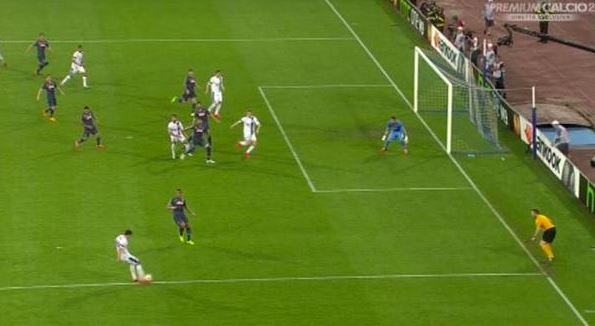
#> input picture Offside1.jpg, 595 x 326 px
$ python sift_features.py
#> lines starting #> are read from the running program, lines starting #| are printed output that depends on the picture
import cv2
import numpy as numpy

img = cv2.imread('Offside1.jpg')
#> img is the input picture: shape (326, 595, 3); mean B, G, R 36.6, 123.2, 96.4
gray = cv2.cvtColor(img, cv2.COLOR_BGR2GRAY)
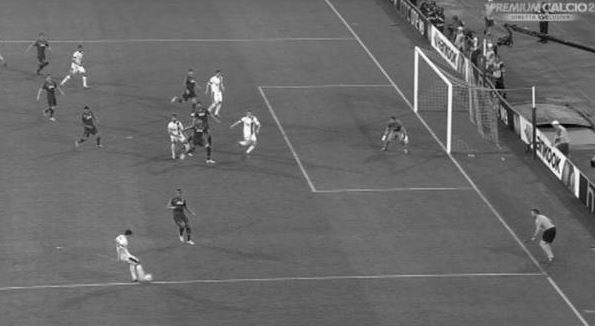
#> gray: shape (326, 595); min 0, max 254, mean 105.3

sift = cv2.xfeatures2d.SIFT_create()

(kps, descs) = sift.detectAndCompute(gray, None)
#> kps = 920 keypoints; strongest (x, y, size): (532, 146, 2), (490, 45, 2.5), (537, 140, 1.9), (460, 28, 2.3)
print ("# kps: {}, descriptors: {}".format(len(kps), descs.shape))
#| # kps: 920, descriptors: (920, 128)


img = cv2.drawKeypoints(gray, kps, img)
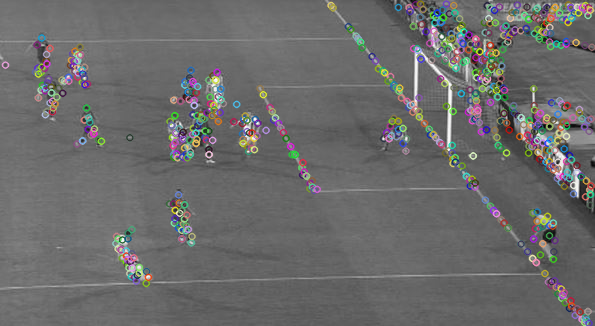
#> img: shape (326, 595, 3); mean B, G, R 106.3, 106.6, 106.8
cv2.imwrite('Offside1_sift_keypoints.jpg',img)

cv2.imshow('Offside1_sift_keypoints.jpg', img)

bf = cv2.BFMatcher(cv2.NORM_HAMMING, crossCheck = True)
#> (the run stopped early here; a loop or call above may not have finished)

$ run again, with Offside10.jpg copied over Offside1.jpg
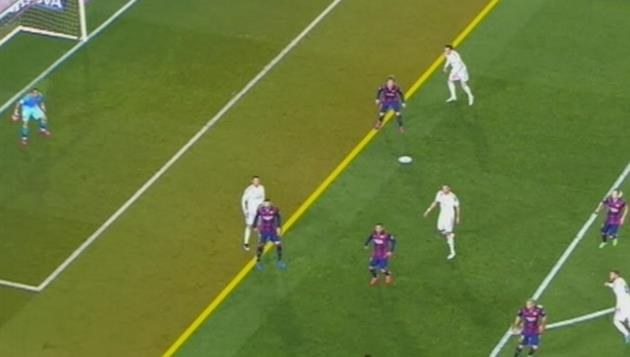
#> input picture Offside10.jpg, 630 x 357 px
#> img is the input picture: shape (357, 630, 3); mean B, G, R 54.1, 120.6, 102.3
#> `gray = cv2.cvtColor(img, cv2.COLOR_BGR2GRAY)`:
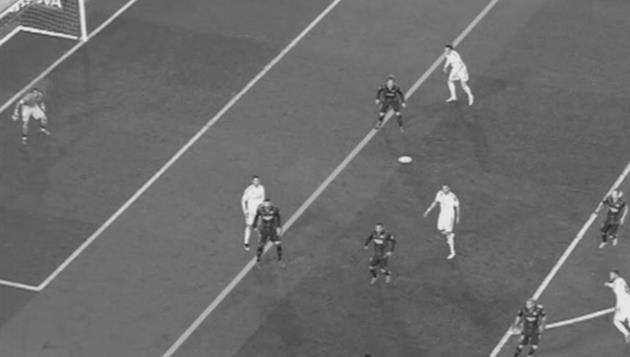
#> gray: shape (357, 630); min 35, max 242, mean 107.6
#> kps = 693 keypoints; strongest (x, y, size): (405, 159, 5.2), (254, 198, 16.2), (447, 204, 16.8), (445, 221, 11.8)
#| # kps: 693, descriptors: (693, 128)
#> `img = cv2.drawKeypoints(gray, kps, img)`:
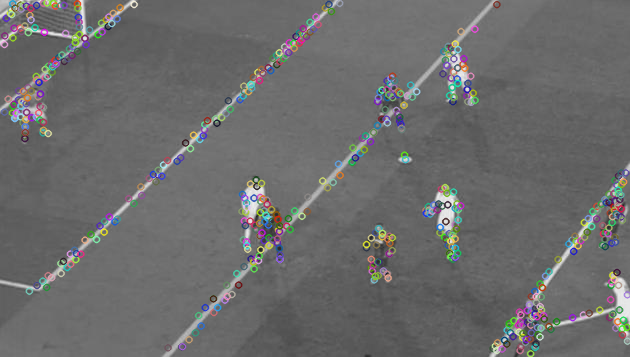
#> img: shape (357, 630, 3); mean B, G, R 107.5, 107.6, 107.5

$ run again, with Offside2.jpg copied over Offside1.jpg
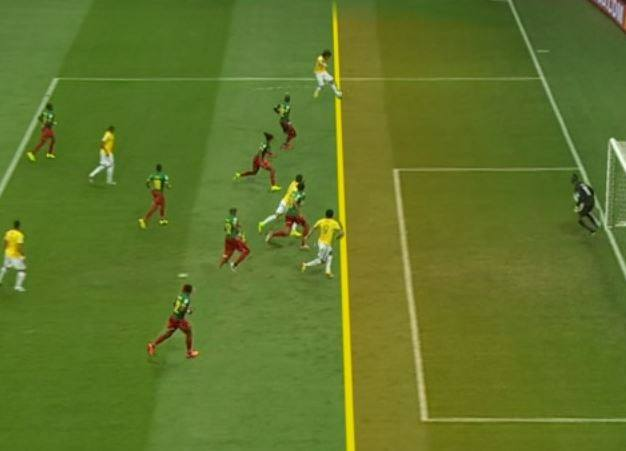
#> input picture Offside2.jpg, 626 x 451 px
#> img is the input picture: shape (451, 626, 3); mean B, G, R 41.2, 117.4, 96.2
#> `gray = cv2.cvtColor(img, cv2.COLOR_BGR2GRAY)`:
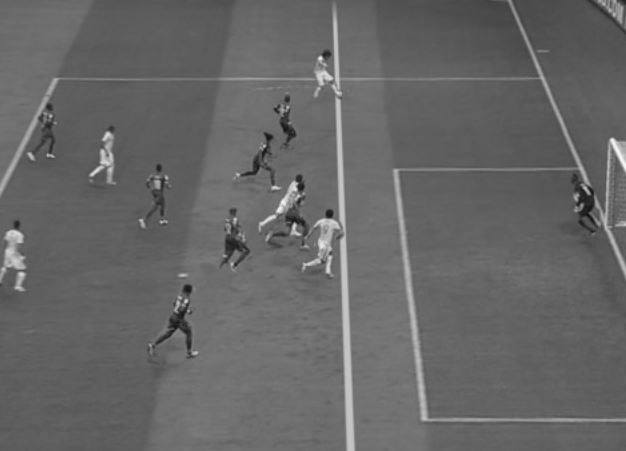
#> gray: shape (451, 626); min 11, max 249, mean 102.4
#> kps = 634 keypoints; strongest (x, y, size): (320, 58, 3), (294, 225, 3.1), (186, 301, 2.5), (329, 214, 5.9)
#| # kps: 634, descriptors: (634, 128)
#> `img = cv2.drawKeypoints(gray, kps, img)`:
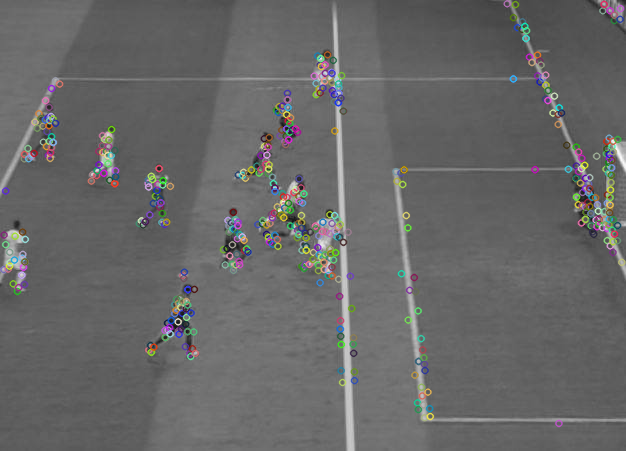
#> img: shape (451, 626, 3); mean B, G, R 103, 103.1, 103.1

$ run again, with Offside3.jpg copied over Offside1.jpg
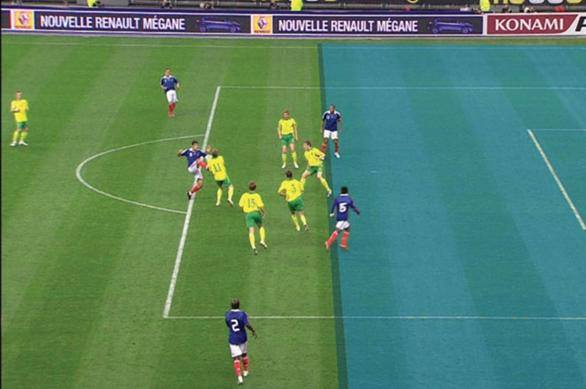
#> input picture Offside3.jpg, 586 x 389 px
#> img is the input picture: shape (389, 586, 3); mean B, G, R 101, 129.5, 86.6
#> `gray = cv2.cvtColor(img, cv2.COLOR_BGR2GRAY)`:
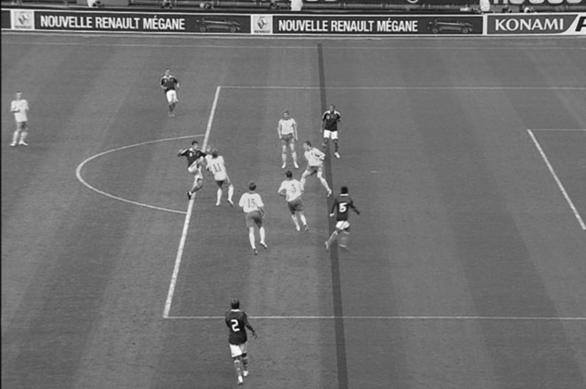
#> gray: shape (389, 586); min 4, max 254, mean 113.4
#> kps = 1012 keypoints; strongest (x, y, size): (238, 329, 1.8), (341, 28, 1.9), (236, 350, 7.1), (156, 25, 1.8)
#| # kps: 1012, descriptors: (1012, 128)
#> `img = cv2.drawKeypoints(gray, kps, img)`:
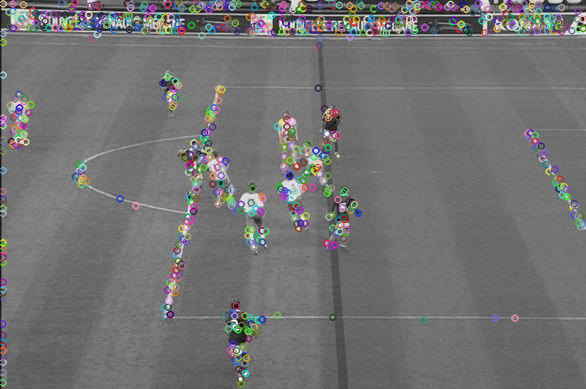
#> img: shape (389, 586, 3); mean B, G, R 113.9, 113.8, 113.9
